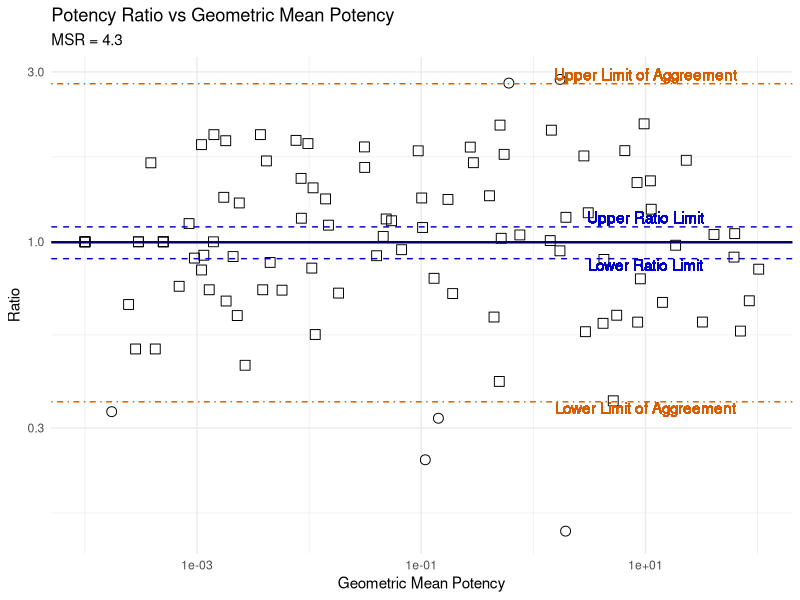
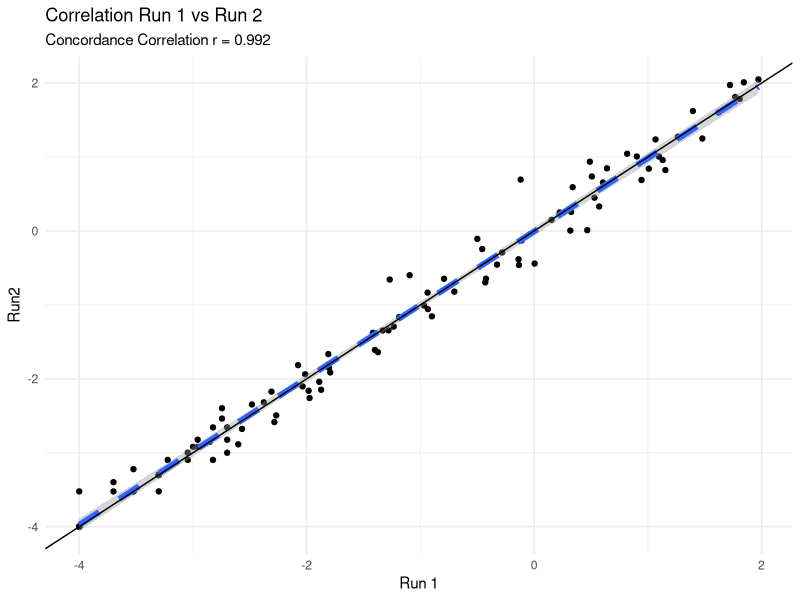
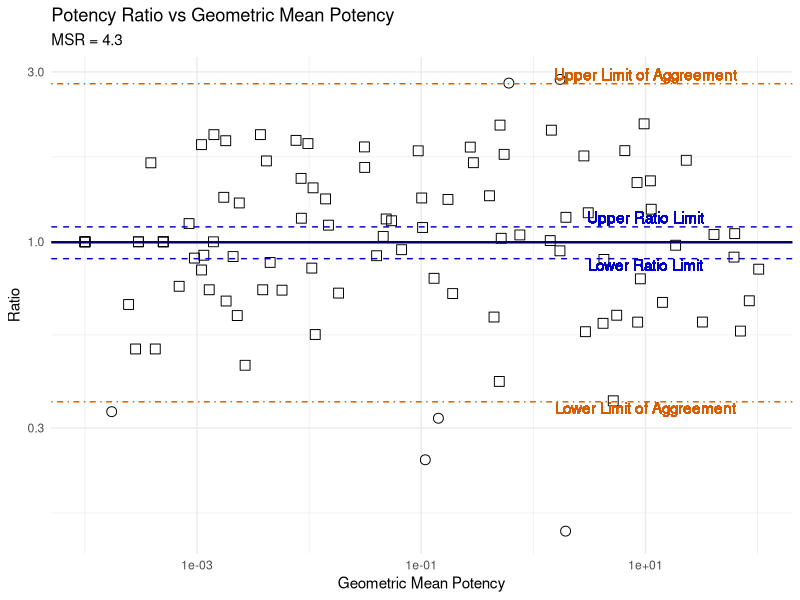
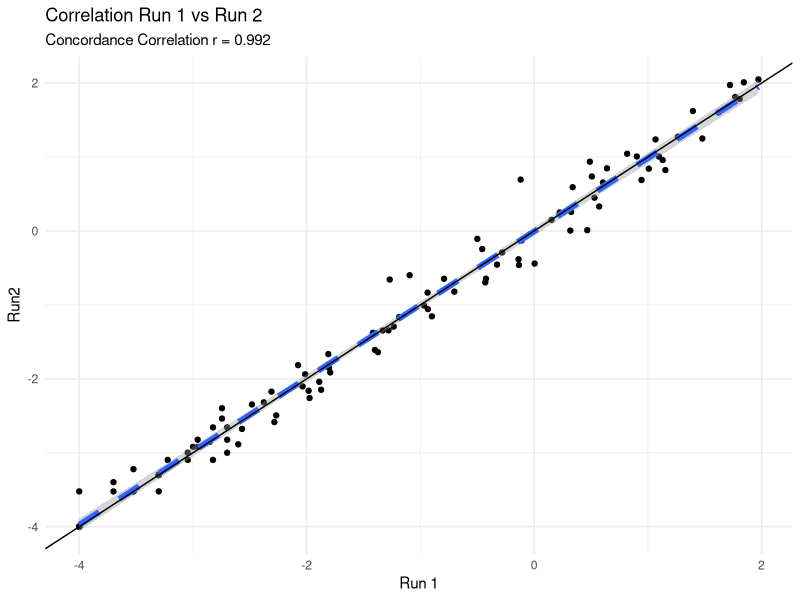

Source code (R) for these figures, in order: (Note: this script raises an error after producing the figures.)
# Base functionality for MSX application for proposed Shiny Application

# Set up  server environment

library(tidyverse)

# Concordance Correlation V. Devanarayan --------------------------------
conc.corr <- function(x, y, alpha = 0.05)
{
  qval <- qnorm(1. - alpha/2.)
  N <- length(x)
  lm.xy <- lm(y ~ x)
  Intercept <- c(lm.xy$coeff[1.])
  Slope <- c(lm.xy$coeff[2.])
  A <- 2. * Slope * var(x)
  B <- var(y) + var(x)
  C <- (Intercept + (Slope - 1.) * (mean(x)))^2.
  rho <- A/(B + C)
  U <- (mean(x) - mean(y))^2./(sqrt(var(x)) * sqrt(var(y)))
  # cat("Zhat = ",Zhat,"\n")
  # cat("D=",D,"\n")
  # cat("E=",E,"\n")
  Zhat <- 0.5 * logb((1. + rho)/(1. - rho))
  D <- (4. * rho^3. * (1. - rho) * U)/(rho * (1. - rho^2.)^2.)
  E <- (2. * rho^4. * U^2.)/(rho^2. * (1. - rho^2.)^2.)
  # cat("var.Zhat=",var.Zhat,"\n")
  var.Zhat <- 1./(N - 2.) * (D - E)
  lowlim <- Zhat - qval * sqrt(var.Zhat)
  # cat(lowlim,upplim,"\n")
  # Now transform back:
  upplim <- Zhat + qval * sqrt(var.Zhat)
  lowlim <- (exp(2. * lowlim) - 1.)/(1. + exp(2. * lowlim))
  upplim <- (exp(2. * upplim) - 1.)/(1. + exp(2. * upplim))
  lowlim <- max(lowlim, -1.)
  upplim <- min(upplim, 1.)
  list(rho = rho, lowlim = lowlim, upplim = upplim)
}


Pot <- TRUE # flag TRUE for potency data and FALSE for efficacy data

# Input Data and prepare for analysis

UsrData <- read_csv('Data/my_RepExpData.csv', col_names = TRUE, col_types = 'cnn') %>% 
  mutate(Potency = Pot,
         Meas1 = if_else(Potency, log10(Exp1), Exp1),
         Meas2 = if_else(Potency, log10(Exp2), Exp2), 
         MeasMean = (Meas1 + Meas2) / 2,
         MeasDiff = Meas1 - Meas2,
         GeoMean = 10 ^ MeasMean,
         Ratio = 10 ^ MeasDiff)

# Calculate MSX Statistics

MSxStats <- UsrData %>%
  summarise(n = n(), 
            t = qt(0.975, n - 1),
            MeanDiff = mean(MeasDiff),
            StdDev = sd(MeasDiff),
            MSx = 2 * sqrt(2) * StdDev,
            UDL = MeanDiff + (t * StdDev/sqrt(n)),
            LDL = MeanDiff - (t * StdDev/sqrt(n)),
            ULSA = MeanDiff + (t * StdDev),
            LLSA = MeanDiff- (t * StdDev))

ConCorr <- conc.corr(UsrData$Meas1, UsrData$Meas2)
ConCorrLabel <- paste("Concordance Correlation r =", format(ConCorr, digits = 3))

# Flag data pairs with potential outliers (MeasDiff outside of limits of agreement)

UsrData <- UsrData %>% 
  mutate(Outlier = MeasDiff > MSxStats$ULSA | MeasDiff < MSxStats$LLSA)

# Generate MD Plot (Mean/Difference for MSD or Geometric Mean/Ratio for MSR) for report.

MDPlot <- if (Pot) {
  
  MSRLabel <- paste("MSR =", format(10 ^ MSxStats$MSx, digits = 2))
  
  ggplot(UsrData, aes(x =  GeoMean, y = Ratio)) +
    geom_point(shape = UsrData$Outlier, size = 3) +
    geom_hline(yintercept = 10 ^ MSxStats$MeanDiff, color = "mediumblue") +
    geom_hline(yintercept = 1, color = "black") +
    geom_hline(yintercept = 10 ^ MSxStats$UDL, color = "mediumblue", linetype = "dashed") +
    geom_text(x = 1, y = MSxStats$UDL, label = "Upper Ratio Limit", color = "mediumblue", vjust = -0.3) +
    geom_hline(yintercept = 10 ^MSxStats$LDL, color = "mediumblue", linetype = "dashed") +
    geom_text(x = 1, y = MSxStats$LDL, label = "Lower Ratio Limit", color = "mediumblue", vjust = 1) +
    geom_hline(yintercept = 10^ MSxStats$ULSA, color = "#D55E00", linetype = "dotdash") +
    geom_text(x = 1, y = MSxStats$ULSA, label = "Upper Limit of Aggreement", color = "#D55E00", vjust = -0.3) +
    geom_hline(yintercept = 10 ^ MSxStats$LLSA, color = "#D55E00", linetype = "dotdash") + 
    geom_text(x = 1, y = MSxStats$LLSA, label = "Lower Limit of Aggreement", color = "#D55E00", vjust = 1) +
    theme_minimal() +
    scale_x_continuous(trans='log10') + 
    scale_y_continuous(trans='log10') +
    labs(title="Potency Ratio vs Geometric Mean Potency",
         subtitle = MSRLabel,
         x ="Geometric Mean Potency", y = "Ratio")
  
} else {
  MSDLabel <- paste("MSD =", format(MSxStats$MSx, digits = 2))
  
  ggplot(UsrData, aes(x = MeasMean, y = MeasDiff)) +
    geom_point(shape = UsrData$Outlier, size = 3) +
    geom_hline(yintercept = MSxStats$MeanDiff, color = "mediumblue") +
    geom_hline(yintercept = 0, color = "black") +
    geom_hline(yintercept = MSxStats$UDL, color = "mediumblue", linetype = "dashed") +
    geom_text(x = 1, y = RepExpStats$UDL, label = "Upper Difference Limit", color = "mediumblue", vjust = -0.3) +
    geom_hline(yintercept = MSxStats$LDL, color = "mediumblue", linetype = "dashed") +
    geom_text(x = 1, y = MSxStats$LDL, label = "Lower Difference Limit", color = "mediumblue", vjust = 1) +
    geom_hline(yintercept = MSxStats$ULSA, color = "#D55E00", linetype = "dotdash") +
    geom_text(x = 1, y = MSxStats$ULSA, label = "Upper Limit of Aggreement", color = "#D55E00", vjust = -0.3) +
    geom_hline(yintercept = MSxStats$LLSA, color = "#D55E00", linetype = "dotdash") + 
    geom_text(x = 1, y = MSxStats$LLSA, label = "Lower Limit of Aggreement", color = "#D55E00", vjust = 1) +
    theme_minimal() +
    labs(title="Difference vs Mean Efficacy",
         subtitle = MSDLabel,
         x ="Mean Efficacy", y = "Difference")
  
}

MDPlot

ggsave(filename = 'Output/MDPlot.png', plot = MDPlot, height = 4, width = 6, units = "in")

# R1R2 Plot - Run1/Run2 with correlation.


R1R2Plot <- ggplot(UsrData,aes(x = Meas1, y = Meas2)) +
  geom_point() +
  geom_smooth(method = "lm", se = TRUE, linetype = "dashed", linewidth = 2) +
  geom_abline(slope = 1) +
  labs(title = "Correlation Run 1 vs Run 2",
       subtitle = ConCorrLabel,
       x = "Run 1",
       y = "Run2") +
  theme_minimal()

R1R2Plot

ggsave(filename = 'Output/CorrelationPlot.png', plot = R1R2Plot, height = 4, width = 4, units = "in")

# Generate output data files for user

  RepExpData <- if(Pot) { UsrData %>% 
      select(-Potency, -Meas1, -Meas2, -MeasDiff, -MeasMean) %>% 
      rename(`Geometric Mean` = GeoMean, `Ratio (Run 1/Run 2`)
    
} else { UsrData %>% 
      select(-Potency, -Meas1, -Meas2, -GeoMean, -Ratio) %>% 
      rename(Mean = MeasMean, Difference = MeasDiff)
  
}
  
 RepExpStats <- if(Pot) {
   MSxStats %>% 
     select(-t, -StdDev) %>% 
     mutate(MeanDiff = 10 ^ MeanDiff,
            MSx = 10 ^ MSx,
            UDL = 10 ^ UDL,
            LDL = 10 ^ LDL,
            ULSA = 10 ^ ULSA,
            LLSA = 10 ^ LLSA) %>% 
     rename(MSR = MSx,
            `Upper Ratio Limit` = UDL,
            `Lower Ratio Limit` = LDL,
            `Upper Agreement Limit` = ULSA,
             `Lower Agreement Limit` = LLSA)
   
   
 } else {
   MSxStats %>% 
     select(-t, -StdDev) %>%
     rename(MSD = MSx,
            `Upper Difference Limit` = UDL,
            `Lower Difference Limit` = LDL,
            `Upper Agreement Limit` = ULSA,
            `Lower Agreement Limit` = LLSA)
 }
 
 write_csv(RepExpData, file = 'Output/RepExpData.csv')
 write_csv(RepExpStats, file = 'Output/RepExpStats.csv')
 
